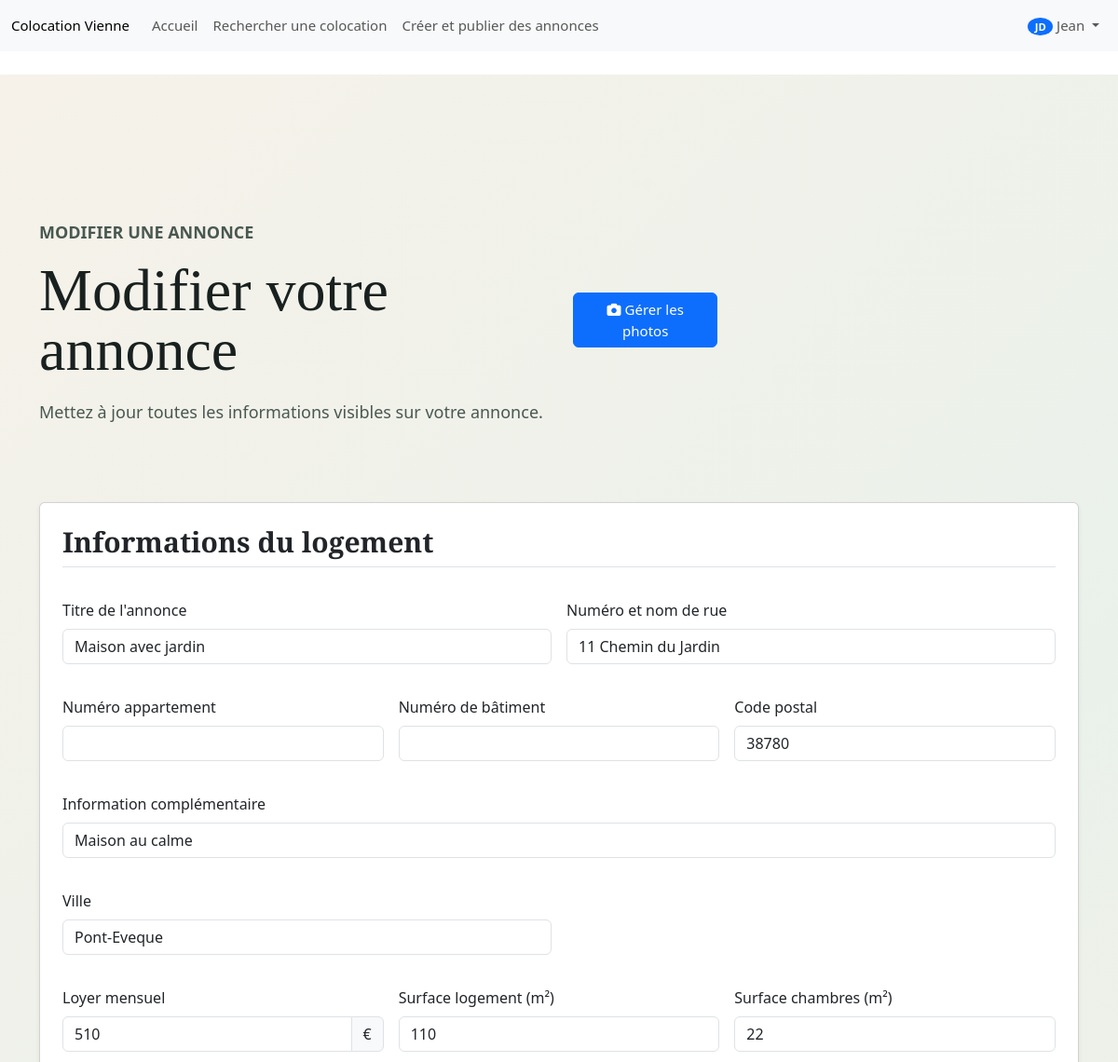
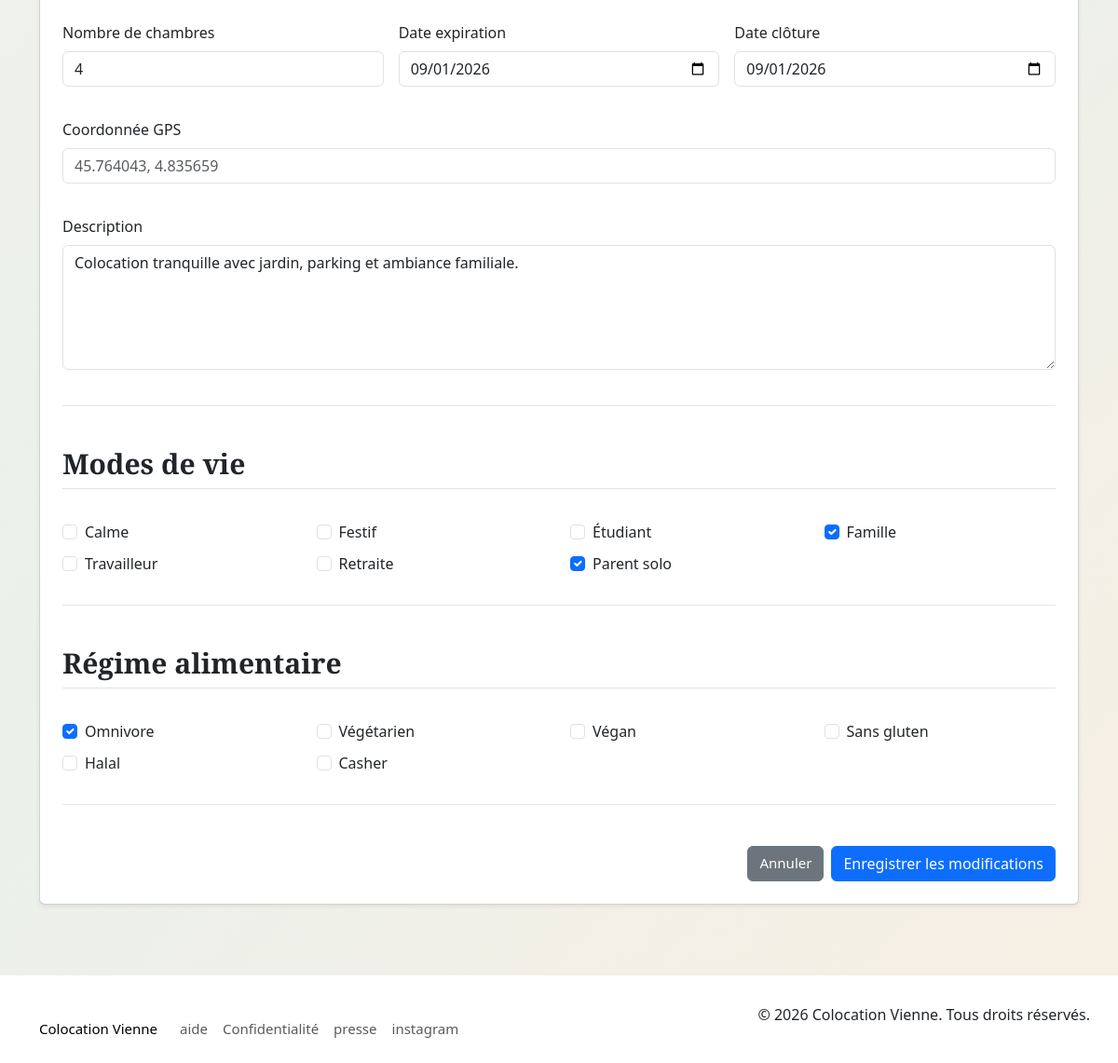
Page /annonce/edit?id=6 (signed in) on the committed database (2 pictures, top to bottom).
### tables this page shows
CREATE TABLE `utilisateur` (
  `id_utilisateur` int(11) NOT NULL,
  `nom` varchar(40) NOT NULL,
  `email` varchar(100) NOT NULL,
  `mot_de_passe` varchar(100) NOT NULL,
  `situation_professionnel` varchar(40) NOT NULL,
  `garant` tinyint(1) NOT NULL,
  `retraite` decimal(10,2) NOT NULL,
  `caisse_allocation_familial` decimal(10,2) NOT NULL,
  `date_naissance` date NOT NULL,
  `photo_profil` varchar(250) NOT NULL,
  `salaire_mensuel_net` decimal(10,2) NOT NULL,
  `prenom` varchar(40) NOT NULL,
  `revenu_fiscal` varchar(50) NOT NULL,
  `id_role` int(11) NOT NULL,
  `type_compte` enum('colocataire','propriétaire') DEFAULT 'colocataire'
);

CREATE TABLE `annonce_utilisateur` (
  `id_utilisateur` int(11) NOT NULL,
  `id_annonce` int(11) NOT NULL
);

CREATE TABLE `annonce` (
  `id_annonce` int(11) NOT NULL,
  `titre` varchar(50) NOT NULL,
  `adresse_1` varchar(255) NOT NULL,
  `adresse_2` varchar(255) DEFAULT NULL,
  `adresse_3` varchar(255) DEFAULT NULL,
  `adresse_4` varchar(255) DEFAULT NULL,
  `ville` varchar(50) NOT NULL,
  `code_postal` int(11) NOT NULL,
  `loyer_location_chez_habitant` decimal(10,2) NOT NULL,
  `description` text NOT NULL,
  `surface_logement` decimal(10,2) NOT NULL,
  `surface_chambres` decimal(10,2) NOT NULL,
  `nombre_chambre` int(11) NOT NULL,
  `date_expiration` date DEFAULT NULL,
  `date_publication` date NOT NULL,
  `date_modification` date NOT NULL,
  `carte_coordonnee_GPS` varchar(40) DEFAULT NULL,
  `date_cloture` date DEFAULT NULL,
  `loyer_colocation` decimal(10,2) NOT NULL
);

### app/Views/annonce/edit.php (the view, shortened to what the rows shown need)
<?php
include __DIR__ . "/../partials/header.php";
?>
<main class="creer-annonce-page" style="margin-top: 80px;">
    <section class="creer-annonce-hero container mb-4">
        <div>
            <p class="annonce-kicker">Modifier une annonce</p>
            <div class="d-flex justify-content-between align-items-center">
                <h1>Modifier votre annonce</h1>
                <a href="<?php echo Config::url('pages/modifier_photos.php'); ?>?id_annonce=<?php echo $annonce->getId(); ?>" class="btn btn-primary">
                    <i class="fas fa-camera"></i> Gérer les photos
                </a>
            </div>
            <p>Mettez à jour toutes les informations visibles sur votre annonce.</p>
        </div>
    </section>
    <section class="annonce-form-section container">
        <form action="<?php echo Config::url('annonce/update'); ?>" method="POST" class="annonce-form card p-4 shadow-sm">
            <fieldset class="mb-4">
                <legend class="h5 mb-3 border-bottom pb-2">Informations du logement</legend>
                <div class="row g-3">
                    <div class="col-md-6 mb-3">
                        <label for="titre" class="form-label">Titre de l'annonce</label>
                        <input type="text" id="titre" name="titre" class="form-control" value="<?php echo htmlspecialchars($annonce->getTitre()); ?>" required>
                    </div>
                    <div class="col-md-6 mb-3">
                        <label for="rue_nom" class="form-label">Numéro et nom de rue</label>
                        <input type="text" id="rue_nom" name="rue_nom" class="form-control" value="<?php echo htmlspecialchars($annonce->getAdresse1()); ?>" required>
                    </div>
                </div>
                <div class="row g-3">
                    <div class="col-md-4 mb-3">
                        <label for="appartement" class="form-label">Numéro appartement</label>
                        <input type="text" id="appartement" name="appartement" class="form-control" value="<?php echo htmlspecialchars($annonce->getAdresse2() ?? ''); ?>">
                    </div>
                    <div class="col-md-4 mb-3">
                        <label for="batiment" class="form-label">Numéro de bâtiment</label>
                        <input type="text" id="batiment" name="batiment" class="form-control" value="<?php echo htmlspecialchars($annonce->getAdresse3() ?? ''); ?>">
                    </div>
                    <div class="col-md-4 mb-3">
                        <label for="codePostal" class="form-label">Code postal</label>
                        <input type="number" id="codePostal" name="codePostal" class="form-control" value="<?php echo htmlspecialchars($annonce->getCodePostal()); ?>" required>
                    </div>
                </div>
                <div class="mb-3">
                    <label for="infocomplementaire" class="form-label">Information complémentaire</label>
                    <input type="text" id="infocomplementaire" name="infocomplementaire" class="form-control" value="<?php echo htmlspecialchars($annonce->getAdresse4() ?? ''); ?>">
                </div>
                <div class="row g-3">
                    <div class="col-md-6 mb-3">
                        <label for="ville" class="form-label">Ville</label>
                        <input type="text" id="ville" name="ville" class="form-control" value="<?php echo htmlspecialchars($annonce->getVille()); ?>" required>
                    </div>
                </div>
                <div class="row g-3">
                    <div class="col-md-4 mb-3">
                        <label for="loyer" class="form-label">Loyer mensuel</label>
                        <div class="input-group">
                            <input type="number" id="loyer" name="loyer" class="form-control" min="0" step="0.01" value="<?php echo htmlspecialchars($annonce->getLoyerHabitant()); ?>" required>
                            <span class="input-group-text">€</span>
                        </div>
                    </div>
                    <div class="col-md-4 mb-3">
                        <label for="surface_logement" class="form-label">Surface logement (m²)</label>
                        <input type="number" id="surface_logement" name="surface_logement" class="form-control" min="1" step="0.01" value="<?php echo htmlspecialchars($annonce->getSurfaceLogement()); ?>" required>
                    </div>
                    <div class="col-md-4 mb-3">
                        <label for="surface_chambres" class="form-label">Surface chambres (m²)</label>
                        <input type="number" id="surface_chambres" name="surface_chambres" class="form-control" min="1" step="0.01" value="<?php echo htmlspecialchars($annonce->getSurfaceChambres()); ?>" required>
                    </div>
                </div>
                <div class="row g-3">
                    <div class="col-md-4 mb-3">
                        <label for="nombre_chambre" class="form-label">Nombre de chambres</label>
                        <input type="number" id="nombre_chambre" name="nombre_chambre" class="form-control" min="1" value="<?php echo htmlspecialchars($annonce->getNombreChambre()); ?>" required>
                    </div>
                    <div class="col-md-4 mb-3">
                        <label for="date_expiration" class="form-label">Date expiration</label>
                        <input type="date" id="date_expiration" name="date_expiration" class="form-control" value="<?php echo htmlspecialchars($annonce->getDateExpiration() ?? ''); ?>" required>
                    </div>
                    <div class="col-md-4 mb-3">
                        <label for="date_cloture" class="form-label">Date clôture</label>
                        <input type="date" id="date_cloture" name="date_cloture" class="form-control" value="<?php echo htmlspecialchars($annonce->getDateCloture() ?? ''); ?>" required>
                    </div>
                </div>
                <div class="mb-3">
                    <label for="carte_coordonnee_GPS" class="form-label">Coordonnée GPS</label>
                    <input type="text" id="carte_coordonnee_GPS" name="carte_coordonnee_GPS" class="form-control" value="<?php echo htmlspecialchars($annonce->getGps() ?? ''); ?>" placeholder="45.764043, 4.835659">
                </div>
                <div class="mb-3">
                    <label for="descriptions" class="form-label">Description</label>
                    <textarea id="descriptions" name="descriptions" class="form-control" rows="5" required><?php echo htmlspecialchars($annonce->getDescription()); ?></textarea>
                </div>
            </fieldset>
            <fieldset class="mb-4">
                <legend class="h5 mb-3 border-bottom pb-2">Modes de vie</legend>
                <div class="row">
                    <?php
                    $modes = [1 => 'Calme', 2 => 'Festif', 3 => 'Étudiant', 4 => 'Famille', 5 => 'Travailleur', 6 => 'Retraite', 7 => 'Parent solo'];
                    foreach ($modes as $id => $label): ?>
                        <div class="col-md-3 mb-2">
                            <div class="form-check">
                                <input class="form-check-input" type="checkbox" name="mode_vie[]" value="<?php echo $id; ?>" id="mode_<?php echo $id; ?>" <?php echo in_array($id, $selectedModes) ? 'checked' : ''; ?>>
                                <label class="form-check-label" for="mode_<?php echo $id; ?>"><?php echo $label; ?></label>
                            </div>
                        </div>
                    <?php endforeach; ?>
                </div>
            </fieldset>
            <fieldset class="mb-4">
                <legend class="h5 mb-3 border-bottom pb-2">Régime alimentaire</legend>
                <div class="row">
                    <?php
                    $regimes = [1 => 'Omnivore', 2 => 'Végétarien', 3 => 'Végan', 4 => 'Sans gluten', 5 => 'Halal', 6 => 'Casher'];
                    foreach ($regimes as $id => $label): ?>
                        <div class="col-md-3 mb-2">
                            <div class="form-check">
                                <input class="form-check-input" type="checkbox" name="regime[]" value="<?php echo $id; ?>" id="regime_<?php echo $id; ?>" <?php echo in_array($id, $selectedRegimes) ? 'checked' : ''; ?>>
                                <label class="form-check-label" for="regime_<?php echo $id; ?>"><?php echo $label; ?></label>
                            </div>
                        </div>
                    <?php endforeach; ?>
                </div>
            </fieldset>
            <div class="d-flex justify-content-end gap-2">
                <a href="<?php echo Config::url('pages/page_annonce.php'); ?>" class="btn btn-secondary">Annuler</a>
                <button type="submit" class="btn btn-primary">Enregistrer les modifications</button>
            </div>
        </form>
    </section>
</main>
<?php include __DIR__ . "/../partials/footer.php"; ?>

### app/Views/partials/header.php (shortened to what the rows shown need)
<?php
global $userDAO, $messageDAO;
function getUserAvatar($user_id, $userDAO) {
    try {
        $user = $userDAO->getById($user_id);
        if ($user && !empty($user->getPhotoProfil())) {
            $server_path = $_SERVER['DOCUMENT_ROOT'] . Config::url("pages/be/" . $user->getPhotoProfil());
        }
        $initials = '';
        if ($user) {
            if (!empty($user->getPrenom()) && !empty($user->getNom())) {
                $initials = strtoupper(substr($user->getPrenom(), 0, 1) . substr($user->getNom(), 0, 1));
            } elseif (!empty($user->getPrenom())) {
                $initials = strtoupper(substr($user->getPrenom(), 0, 2));
            } else {
                $initials = 'U';
            }
        } else {
            $initials = 'U';
        }
        return [
            'src' => '',
            'initials' => $initials,
            'has_photo' => false
        ];
    } catch (Exception $e) {
        error_log("Error in getUserAvatar: " . $e->getMessage());
        return [
            'src' => '',
            'initials' => 'U',
            'has_photo' => false
        ];
    }
}
$avatarData = null;
if (!empty($_SESSION['isLoggedin']) && isset($_SESSION['user_id'])) {
    try {
        $avatarData = getUserAvatar($_SESSION['user_id'], $userDAO);
    } catch (Exception $e) {
        error_log("Avatar fetch error: " . $e->getMessage());
        $avatarData = [
            'src' => '',
            'initials' => 'U',
            'has_photo' => false
        ];
    }
}
?>
<!DOCTYPE html>
<html lang="fr">
<head>
    <link rel="stylesheet" href="https://cdnjs.cloudflare.com/ajax/libs/font-awesome/6.5.1/css/all.min.css" />
    <link rel="stylesheet" href="<?php echo Config::asset('style/style.css'); ?>">
    <link href="https://cdn.jsdelivr.net/npm/bootstrap@5.3.3/dist/css/bootstrap.min.css" rel="stylesheet">
</head>
<body>
   <nav class="navbar navbar-expand-lg fixed-top bg-body-tertiary">
     <div class="container-fluid">
      <a class="navbar-brand" href="<?php echo Config::url('home'); ?>">Colocation Vienne</a>
      <div class="collapse navbar-collapse" id="navbarNav">
        <ul class="navbar-nav me-auto">
          <li class="nav-item">
            <a class="nav-link" aria-current="page" href="<?php echo Config::url('home'); ?>">Accueil</a>
          </li>
          <li class="nav-item">
            <a class="nav-link" href="/coLocation/pages/recherche.php">Rechercher une colocation</a>
          </li>
          <li class="nav-item">
            <a class="nav-link" href="<?php echo Config::url('annonce/create'); ?>">Créer et publier des annonces</a>
          </li>
        </ul>
        <ul class="navbar-nav">
          <?php if (empty($_SESSION['isLoggedin'])): ?>
            <li class="nav-item">
              <a class="nav-link" href="<?php echo Config::url('auth/register'); ?>">
                <i class="fas fa-user-plus"></i> Inscription
              </a>
            </li>
            <li class="nav-item">
              <a class="nav-link" href="<?php echo Config::url('auth/login'); ?>">
                <i class="fas fa-sign-in-alt"></i> Connexion
              </a>
            </li>
          <?php else: ?>
            <li class="nav-item dropdown">
              <a class="nav-link dropdown-toggle" href="#" id="profileDropdown" role="button" data-bs-toggle="dropdown" aria-expanded="false">
                <?php if ($avatarData && $avatarData['has_photo']): ?>
                  <img src="<?php echo htmlspecialchars($avatarData['src']); ?>" alt="Profile" style="width: 32px; height: 32px; border-radius: 50%;">
                <?php else: ?>
                  <span class="badge bg-primary rounded-circle"><?php echo htmlspecialchars($avatarData['initials'] ?? 'U'); ?></span>
                <?php endif; ?>
                <?php echo htmlspecialchars($_SESSION['user_prenom'] ?? 'Mon compte'); ?>
              </a>
            </li>
          <?php endif; ?>
        </ul>
      </div>
    </div>
  </nav>

### rows in the picture
utilisateur: prenom+nom "JD"
annonce_utilisateur: titre "Maison avec jardin", rue_nom "11 Chemin du Jardin", codePostal "38780", infocomplementaire "Maison au calme", ville "Pont-Eveque", loyer "510", surface_logement "110", surface_chambres "22", nombre_chambre "4", date_expiration "09/01/2026", date_cloture "09/01/2026", descriptions "Colocation tranquille avec jardin, parking et ambiance familiale."

### other values in the picture
$_SESSION['user_prenom'] "Jean"
$label "Calme"
$label "Festif"
$label "Étudiant"
$label "Famille"
$label "Travailleur"
$label "Retraite"
$label "Parent solo"
$label "Omnivore"
$label "Végétarien"
$label "Végan"
$label "Sans gluten"
$label "Halal"
$label "Casher"
